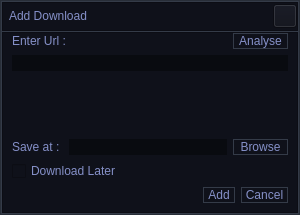
<?xml version="1.0" encoding="UTF-8"?>
<ui version="4.0">
 <class>Addbox</class>
 <widget class="QDialog" name="Addbox">
  <property name="windowModality">
   <enum>Qt::ApplicationModal</enum>
  </property>
  <property name="geometry">
   <rect>
    <x>0</x>
    <y>0</y>
    <width>300</width>
    <height>215</height>
   </rect>
  </property>
  <property name="minimumSize">
   <size>
    <width>300</width>
    <height>0</height>
   </size>
  </property>
  <property name="maximumSize">
   <size>
    <width>16777215</width>
    <height>215</height>
   </size>
  </property>
  <property name="windowTitle">
   <string>Dialog</string>
  </property>
  <property name="styleSheet">
   <string notr="true">QWidget{
background-color: #0F111A;
color:#8590C8;
font: 10pt &quot;Segoe UI&quot;;}

QLineEdit {
	border-color: rgb(12, 86, 156);
}
#contentframe .QPushButton {	
	border: 1px solid rgb(52, 59, 72);
	background-color: #0E161F;
}
#contentframe .QPushButton:hover {
	background-color:#1F2233;
	color:#DDDDDD;
	border: 2px solid rgb(61, 70, 86);
}
#contentframe .QPushButton:pressed {	
	background-color: #1E3250;
	color: rgb(255, 255, 255);
	border: 1px solid rgb(22,160,255);
}
QCheckBox::indicator:unchecked {
    image: url(:/icons/icons/cil-media-stop.png);
}
QCheckBox::indicator:checked {
    image: url(:/icons/icons/cil-task.png);
}
QCheckBox::indicator:unchecked:hover {
    image:url(:/icons/icons/cil-flip-to-back.png);
}
</string>
  </property>
  <property name="sizeGripEnabled">
   <bool>false</bool>
  </property>
  <layout class="QVBoxLayout" name="verticalLayout_3">
   <property name="spacing">
    <number>0</number>
   </property>
   <property name="leftMargin">
    <number>0</number>
   </property>
   <property name="topMargin">
    <number>0</number>
   </property>
   <property name="rightMargin">
    <number>0</number>
   </property>
   <property name="bottomMargin">
    <number>0</number>
   </property>
   <item>
    <widget class="QFrame" name="frame_2">
     <property name="styleSheet">
      <string notr="true">/*background-color: rgb(22, 160, 255);*/
background-color: rgb(52, 59, 72);</string>
     </property>
     <property name="frameShape">
      <enum>QFrame::StyledPanel</enum>
     </property>
     <property name="frameShadow">
      <enum>QFrame::Raised</enum>
     </property>
     <layout class="QVBoxLayout" name="verticalLayout_4">
      <property name="spacing">
       <number>1</number>
      </property>
      <property name="leftMargin">
       <number>1</number>
      </property>
      <property name="topMargin">
       <number>1</number>
      </property>
      <property name="rightMargin">
       <number>1</number>
      </property>
      <property name="bottomMargin">
       <number>1</number>
      </property>
      <item>
       <widget class="QFrame" name="titleframe">
        <property name="minimumSize">
         <size>
          <width>0</width>
          <height>29</height>
         </size>
        </property>
        <property name="maximumSize">
         <size>
          <width>16777215</width>
          <height>29</height>
         </size>
        </property>
        <property name="styleSheet">
         <string notr="true">QWidget{
background-color: #0F111A;
color:#8590C8;
font: 10pt &quot;Segoe UI&quot;;}</string>
        </property>
        <property name="frameShape">
         <enum>QFrame::StyledPanel</enum>
        </property>
        <property name="frameShadow">
         <enum>QFrame::Raised</enum>
        </property>
        <layout class="QVBoxLayout" name="verticalLayout_2">
         <property name="spacing">
          <number>0</number>
         </property>
         <property name="leftMargin">
          <number>6</number>
         </property>
         <property name="topMargin">
          <number>0</number>
         </property>
         <property name="rightMargin">
          <number>0</number>
         </property>
         <property name="bottomMargin">
          <number>0</number>
         </property>
         <item>
          <layout class="QHBoxLayout" name="titlebar">
           <property name="leftMargin">
            <number>0</number>
           </property>
           <property name="rightMargin">
            <number>0</number>
           </property>
           <item>
            <widget class="QLabel" name="label_2">
             <property name="sizePolicy">
              <sizepolicy hsizetype="Expanding" vsizetype="Preferred">
               <horstretch>0</horstretch>
               <verstretch>0</verstretch>
              </sizepolicy>
             </property>
             <property name="text">
              <string>Add Download</string>
             </property>
            </widget>
           </item>
           <item>
            <widget class="QPushButton" name="pushButton">
             <property name="minimumSize">
              <size>
               <width>24</width>
               <height>24</height>
              </size>
             </property>
             <property name="maximumSize">
              <size>
               <width>24</width>
               <height>24</height>
              </size>
             </property>
             <property name="focusPolicy">
              <enum>Qt::NoFocus</enum>
             </property>
             <property name="styleSheet">
              <string notr="true">QPushButton:hover {
	background-color:#962128; border-style: solid; border-radius: 4px; 
}
QPushButton:pressed {
	 background-color: rgb(23, 26, 30); border-style: solid; border-radius: 4px; 
}</string>
             </property>
             <property name="text">
              <string/>
             </property>
             <property name="icon">
              <iconset resource="res.qrc">
               <normaloff>:/icons/icons/icon_close.png</normaloff>:/icons/icons/icon_close.png</iconset>
             </property>
            </widget>
           </item>
          </layout>
         </item>
        </layout>
       </widget>
      </item>
      <item>
       <widget class="QFrame" name="contentframe">
        <property name="minimumSize">
         <size>
          <width>0</width>
          <height>181</height>
         </size>
        </property>
        <property name="maximumSize">
         <size>
          <width>16777215</width>
          <height>181</height>
         </size>
        </property>
        <property name="styleSheet">
         <string notr="true">QWidget{
background-color: #0F111A;
color:#8590C8;
font: 10pt &quot;Segoe UI&quot;;}</string>
        </property>
        <property name="frameShape">
         <enum>QFrame::StyledPanel</enum>
        </property>
        <property name="frameShadow">
         <enum>QFrame::Raised</enum>
        </property>
        <layout class="QVBoxLayout" name="verticalLayout">
         <property name="topMargin">
          <number>0</number>
         </property>
         <item>
          <layout class="QHBoxLayout" name="instructions">
           <item>
            <widget class="QLabel" name="label">
             <property name="sizePolicy">
              <sizepolicy hsizetype="Expanding" vsizetype="Preferred">
               <horstretch>0</horstretch>
               <verstretch>0</verstretch>
              </sizepolicy>
             </property>
             <property name="text">
              <string>Enter Url :</string>
             </property>
            </widget>
           </item>
           <item>
            <widget class="QPushButton" name="analysebtn">
             <property name="minimumSize">
              <size>
               <width>55</width>
               <height>0</height>
              </size>
             </property>
             <property name="focusPolicy">
              <enum>Qt::TabFocus</enum>
             </property>
             <property name="text">
              <string>Analyse</string>
             </property>
            </widget>
           </item>
          </layout>
         </item>
         <item>
          <widget class="QLineEdit" name="urlbox">
           <property name="styleSheet">
            <string notr="true">background-color:#090B10;border:none;</string>
           </property>
          </widget>
         </item>
         <item>
          <layout class="QHBoxLayout" name="results">
           <item>
            <widget class="QLabel" name="filename">
             <property name="sizePolicy">
              <sizepolicy hsizetype="Expanding" vsizetype="Preferred">
               <horstretch>0</horstretch>
               <verstretch>0</verstretch>
              </sizepolicy>
             </property>
             <property name="text">
              <string/>
             </property>
            </widget>
           </item>
           <item>
            <widget class="QLabel" name="flenlabel">
             <property name="text">
              <string/>
             </property>
             <property name="wordWrap">
              <bool>true</bool>
             </property>
            </widget>
           </item>
          </layout>
         </item>
         <item>
          <layout class="QHBoxLayout" name="options">
           <item>
            <widget class="QLabel" name="label_3">
             <property name="text">
              <string>Save at : </string>
             </property>
            </widget>
           </item>
           <item>
            <widget class="QLineEdit" name="savdirec">
             <property name="styleSheet">
              <string notr="true">background-color:#090B10;border:none;</string>
             </property>
            </widget>
           </item>
           <item>
            <widget class="QPushButton" name="browsebtn">
             <property name="minimumSize">
              <size>
               <width>55</width>
               <height>0</height>
              </size>
             </property>
             <property name="focusPolicy">
              <enum>Qt::TabFocus</enum>
             </property>
             <property name="text">
              <string>Browse</string>
             </property>
            </widget>
           </item>
          </layout>
         </item>
         <item>
          <widget class="QCheckBox" name="dwnldlater">
           <property name="autoFillBackground">
            <bool>false</bool>
           </property>
           <property name="styleSheet">
            <string notr="true"/>
           </property>
           <property name="text">
            <string>Download Later</string>
           </property>
          </widget>
         </item>
         <item>
          <layout class="QHBoxLayout" name="actions">
           <item>
            <widget class="QLabel" name="warning">
             <property name="sizePolicy">
              <sizepolicy hsizetype="Expanding" vsizetype="Preferred">
               <horstretch>0</horstretch>
               <verstretch>0</verstretch>
              </sizepolicy>
             </property>
             <property name="text">
              <string/>
             </property>
            </widget>
           </item>
           <item>
            <widget class="QPushButton" name="addbtn">
             <property name="minimumSize">
              <size>
               <width>32</width>
               <height>0</height>
              </size>
             </property>
             <property name="text">
              <string>Add</string>
             </property>
            </widget>
           </item>
           <item>
            <widget class="QPushButton" name="cancelbtn">
             <property name="minimumSize">
              <size>
               <width>47</width>
               <height>0</height>
              </size>
             </property>
             <property name="focusPolicy">
              <enum>Qt::TabFocus</enum>
             </property>
             <property name="text">
              <string>Cancel</string>
             </property>
            </widget>
           </item>
          </layout>
         </item>
        </layout>
       </widget>
      </item>
     </layout>
    </widget>
   </item>
  </layout>
 </widget>
 <resources>
  <include location="res.qrc"/>
 </resources>
 <connections/>
</ui>
